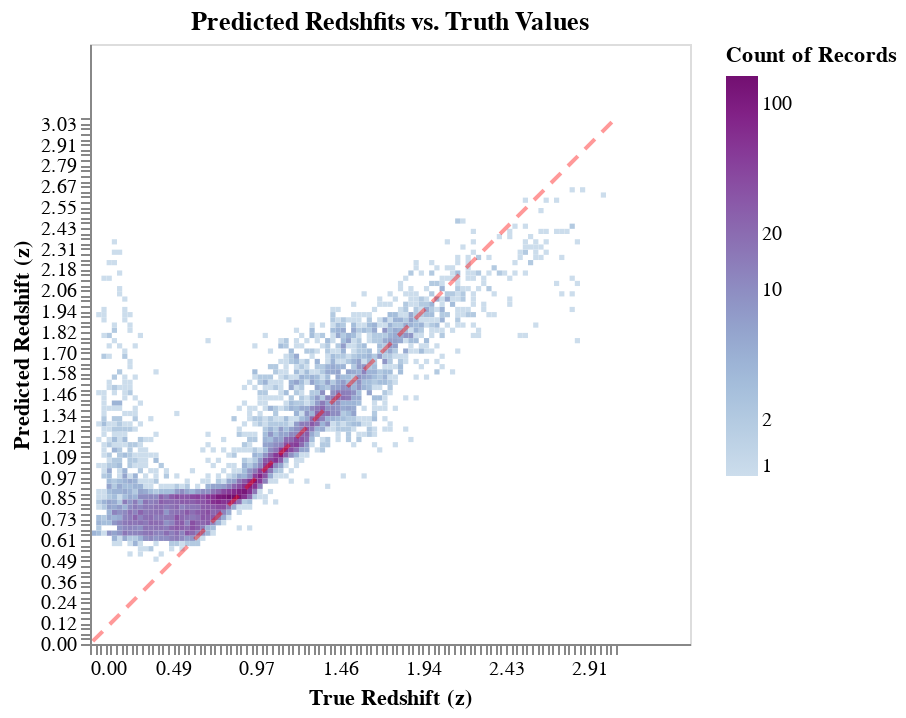

Write notebook code for a chart like this one.
### Code cell
ml_pdfs_2 = pz2.randomForestTraining()
pz2.predictionPlot(title="Predicted Redshfits vs. Truth Values")

### Figure 1 — Vega-Lite specification as saved in the notebook (floating-point values rounded to 4 significant figures; data arrays with more than 128 entries replaced by an {"elided": "..."} marker saying what was removed)
{"config": {"view": {"continuousWidth": 400, "continuousHeight": 300}}, "layer": [{"data": {"name": "data-e6c79598324b63e1919eb2d13a33ff19"}, "mark": "rect", "encoding": {"color": {"type": "quantitative", "aggregate": "count", "field": "true_z", "scale": {"scheme": "bluepurple", "type": "log"}}, "x": {"type": "quantitative", "axis": {"title": "True Redshift (z)"}, "bin": {"extent": [0.0163, 3.051], "step": 0.03035}, "field": "true_z"}, "y": {"type": "quantitative", "axis": {"title": "Predicted Redshift (z)"}, "bin": {"extent": [0.0163, 3.051], "step": 0.03035}, "field": "predicted"}}, "height": 300, "title": "Predicted Redshfits vs. Truth Values", "width": 300}, {"data": {"name": "data-83844df966602c79fcb01c433da76b87"}, "mark": {"type": "line", "color": "#FF0000", "opacity": 0.4, "strokeDash": [7, 5]}, "encoding": {"x": {"type": "quantitative", "field": "hor"}, "y": {"type": "quantitative", "field": "ver"}}}], "$schema": "https://vega.github.io/schema/vega-lite/v4.8.1.json", "datasets": {"data-e6c79598324b63e1919eb2d13a33ff19": {"elided": "9440 records"}, "data-83844df966602c79fcb01c433da76b87": [{"hor": 0.0163, "ver": 0.0163}, {"hor": 3.051, "ver": 3.051}]}}
